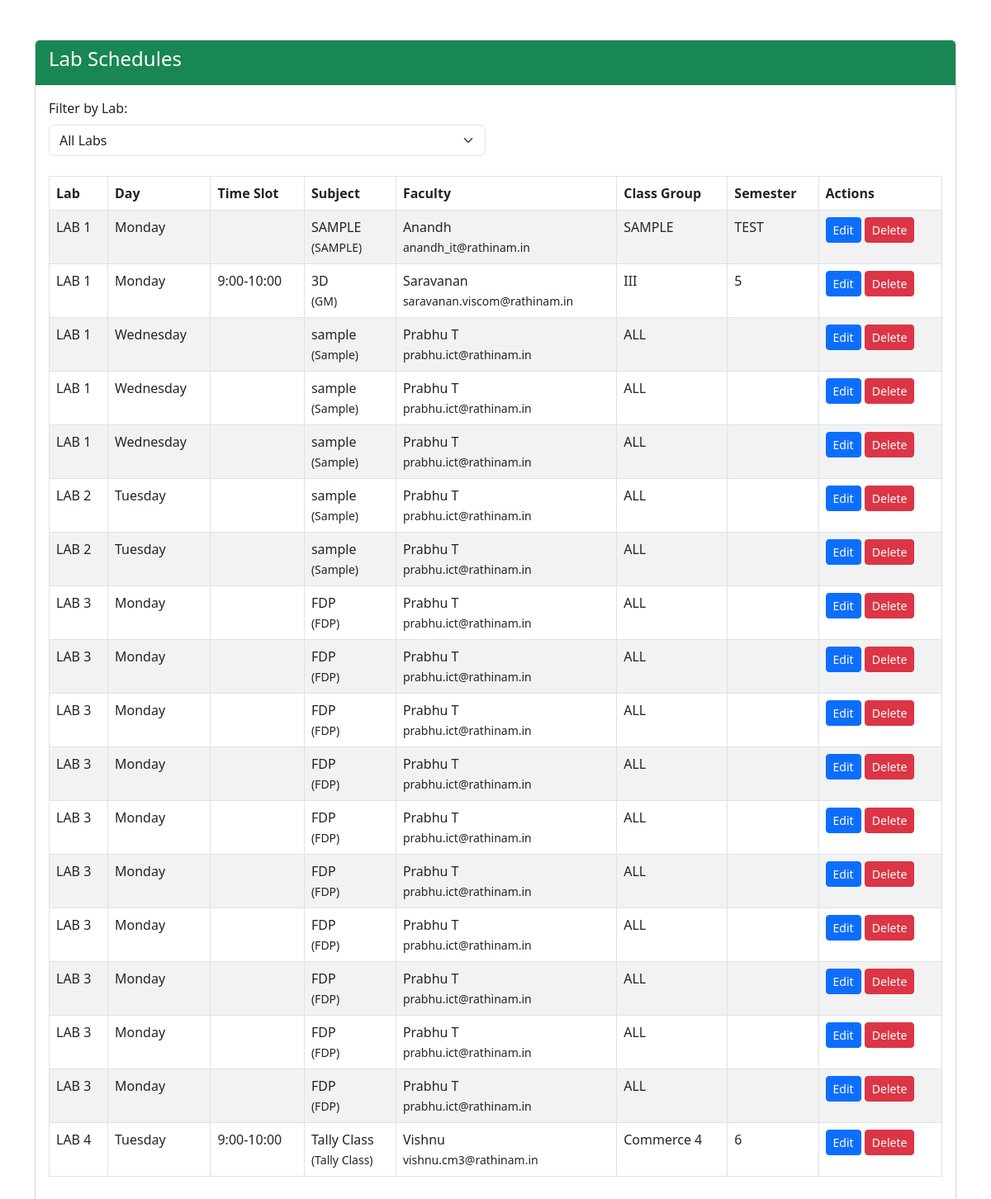
Page /view_schedule.php on the committed database.
### tables this page shows
CREATE TABLE `lab_schedule` (
  `schedule_id` int(11) NOT NULL,
  `lab_id` int(11) NOT NULL COMMENT 'References location_id from location table',
  `day_of_week` enum('Monday','Tuesday','Wednesday','Thursday','Friday','Saturday') NOT NULL,
  `time_slot` enum('8:00-9:00','9:00-10:00','10:00-11:00','11:00-12:00','12:00-13:00','13:00-14:00','14:00-15:00','15:00-16:00','16:00-17:00') NOT NULL,
  `subject_code` varchar(20) DEFAULT NULL,
  `subject_name` varchar(100) DEFAULT NULL,
  `faculty_name` varchar(100) DEFAULT NULL,
  `faculty_email` varchar(100) DEFAULT NULL,
  `class_group` varchar(50) DEFAULT NULL,
  `semester` varchar(20) DEFAULT NULL,
  `academic_year` varchar(20) DEFAULT NULL,
  `created_by` int(11) NOT NULL,
  `created_at` timestamp NOT NULL DEFAULT current_timestamp(),
  `updated_at` timestamp NOT NULL DEFAULT current_timestamp() ON UPDATE current_timestamp()
);

CREATE TABLE `location` (
  `location_id` int(11) NOT NULL,
  `location_name` varchar(100) DEFAULT NULL,
  `category_id` int(11) DEFAULT NULL
);

### view_schedule.php (the view, shortened to what this page needs)
<?php
require_once 'config.php';
?>
<!DOCTYPE html>
<html lang="en">
<head>
    <link href="https://cdn.jsdelivr.net/npm/bootstrap@5.3.0/dist/css/bootstrap.min.css" rel="stylesheet">
    <link rel="stylesheet" href="https://cdn.datatables.net/1.11.5/css/dataTables.bootstrap5.min.css">
</head>
<body>
    <div class="container mt-5">
        <div class="row">
            <div class="col-12">
                <div class="card">
                    <div class="card-header bg-success text-white">
                        <h4>Lab Schedules</h4>
                    </div>
                    <div class="card-body">
                        <form method="GET" class="mb-4">
                            <div class="row">
                                <div class="col-md-6">
                                    <label for="lab_filter" class="form-label">Filter by Lab:</label>
                                    <select class="form-select" id="lab_filter" name="lab_id" onchange="this.form.submit()">
                                        <option value="0">All Labs</option>
                                    </select>
                                </div>
                            </div>
                        </form>
                        <div class="table-responsive">
                            <table id="schedulesTable" class="table table-striped table-bordered">
                                <thead>
                                    <tr>
                                        <th>Lab</th>
                                        <th>Day</th>
                                        <th>Time Slot</th>
                                        <th>Subject</th>
                                        <th>Faculty</th>
                                        <th>Class Group</th>
                                        <th>Semester</th>
                                        <th>Actions</th>
                                    </tr>
                                </thead>
                                <tbody>
                                    <?php
                                    $query = "SELECT s.*, l.location_name
                                             FROM lab_schedule s
                                             JOIN location l ON s.lab_id = l.location_id";
                                    $query .= " ORDER BY l.location_name,
                                                FIELD(s.day_of_week, 'Monday', 'Tuesday', 'Wednesday', 'Thursday', 'Friday', 'Saturday'),
                                                s.time_slot";
                                    $result = mysqli_query($conn, $query);
                                    while($schedule = mysqli_fetch_assoc($result)):
                                    ?>
                                    <tr>
                                        <td><?php echo htmlspecialchars($schedule['location_name']); ?></td>
                                        <td><?php echo htmlspecialchars($schedule['day_of_week']); ?></td>
                                        <td><?php echo htmlspecialchars($schedule['time_slot']); ?></td>
                                        <td>
                                            <?php echo htmlspecialchars($schedule['subject_name']); ?>
                                            <?php if (!empty($schedule['subject_code'])): ?>
                                                <br><small>(<?php echo htmlspecialchars($schedule['subject_code']); ?>)</small>
                                            <?php endif; ?>
                                        </td>
                                        <td>
                                            <?php echo htmlspecialchars($schedule['faculty_name']); ?>
                                            <?php if (!empty($schedule['faculty_email'])): ?>
                                                <br><small><?php echo htmlspecialchars($schedule['faculty_email']); ?></small>
                                            <?php endif; ?>
                                        </td>
                                        <td><?php echo htmlspecialchars($schedule['class_group']); ?></td>
                                        <td><?php echo htmlspecialchars($schedule['semester']); ?></td>
                                        <td>
                                            <a href="edit_schedule.php?id=<?php echo $schedule['schedule_id']; ?>" class="btn btn-sm btn-primary">Edit</a>
                                            <a href="delete_schedule.php?id=<?php echo $schedule['schedule_id']; ?>" class="btn btn-sm btn-danger" onclick="return confirm('Are you sure?')">Delete</a>
                                        </td>
                                    </tr>
                                    <?php endwhile; ?>
                                </tbody>
                            </table>
                        </div>
                    </div>
                </div>
            </div>
        </div>
    </div>
</body>
</html>

### rows in the picture
lab_schedule: lab.location_name "LAB 1", day_of_week "Monday", subject_name "SAMPLE", subject_code "SAMPLE", faculty_name "Anandh", faculty_email "anandh_it@rathinam.in", class_group "SAMPLE", semester "TEST"
lab_schedule: lab.location_name "LAB 1", day_of_week "Monday", time_slot "9:00-10:00", subject_name "3D", subject_code "GM", faculty_name "Saravanan", faculty_email "saravanan.viscom@rathinam.in", class_group "III", semester "5"
lab_schedule: lab.location_name "LAB 1", day_of_week "Wednesday", subject_name "sample", subject_code "Sample", faculty_name "Prabhu T", faculty_email "prabhu.ict@rathinam.in", class_group "ALL"
lab_schedule: lab.location_name "LAB 1", day_of_week "Wednesday", subject_name "sample", subject_code "Sample", faculty_name "Prabhu T", faculty_email "prabhu.ict@rathinam.in", class_group "ALL"
lab_schedule: lab.location_name "LAB 1", day_of_week "Wednesday", subject_name "sample", subject_code "Sample", faculty_name "Prabhu T", faculty_email "prabhu.ict@rathinam.in", class_group "ALL"
lab_schedule: lab.location_name "LAB 2", day_of_week "Tuesday", subject_name "sample", subject_code "Sample", faculty_name "Prabhu T", faculty_email "prabhu.ict@rathinam.in", class_group "ALL"
lab_schedule: lab.location_name "LAB 2", day_of_week "Tuesday", subject_name "sample", subject_code "Sample", faculty_name "Prabhu T", faculty_email "prabhu.ict@rathinam.in", class_group "ALL"
lab_schedule: lab.location_name "LAB 3", day_of_week "Monday", subject_name "FDP", subject_code "FDP", faculty_name "Prabhu T", faculty_email "prabhu.ict@rathinam.in", class_group "ALL"
lab_schedule: lab.location_name "LAB 3", day_of_week "Monday", subject_name "FDP", subject_code "FDP", faculty_name "Prabhu T", faculty_email "prabhu.ict@rathinam.in", class_group "ALL"
lab_schedule: lab.location_name "LAB 3", day_of_week "Monday", subject_name "FDP", subject_code "FDP", faculty_name "Prabhu T", faculty_email "prabhu.ict@rathinam.in", class_group "ALL"
lab_schedule: lab.location_name "LAB 3", day_of_week "Monday", subject_name "FDP", subject_code "FDP", faculty_name "Prabhu T", faculty_email "prabhu.ict@rathinam.in", class_group "ALL"
lab_schedule: lab.location_name "LAB 3", day_of_week "Monday", subject_name "FDP", subject_code "FDP", faculty_name "Prabhu T", faculty_email "prabhu.ict@rathinam.in", class_group "ALL"
lab_schedule: lab.location_name "LAB 3", day_of_week "Monday", subject_name "FDP", subject_code "FDP", faculty_name "Prabhu T", faculty_email "prabhu.ict@rathinam.in", class_group "ALL"
lab_schedule: lab.location_name "LAB 3", day_of_week "Monday", subject_name "FDP", subject_code "FDP", faculty_name "Prabhu T", faculty_email "prabhu.ict@rathinam.in", class_group "ALL"
lab_schedule: lab.location_name "LAB 3", day_of_week "Monday", subject_name "FDP", subject_code "FDP", faculty_name "Prabhu T", faculty_email "prabhu.ict@rathinam.in", class_group "ALL"
lab_schedule: lab.location_name "LAB 3", day_of_week "Monday", subject_name "FDP", subject_code "FDP", faculty_name "Prabhu T", faculty_email "prabhu.ict@rathinam.in", class_group "ALL"
lab_schedule: lab.location_name "LAB 3", day_of_week "Monday", subject_name "FDP", subject_code "FDP", faculty_name "Prabhu T", faculty_email "prabhu.ict@rathinam.in", class_group "ALL"
lab_schedule: lab.location_name "LAB 4", day_of_week "Tuesday", time_slot "9:00-10:00", subject_name "Tally Class", subject_code "Tally Class", faculty_name "Vishnu", faculty_email "vishnu.cm3@rathinam.in", class_group "Commerce 4", semester "6"
